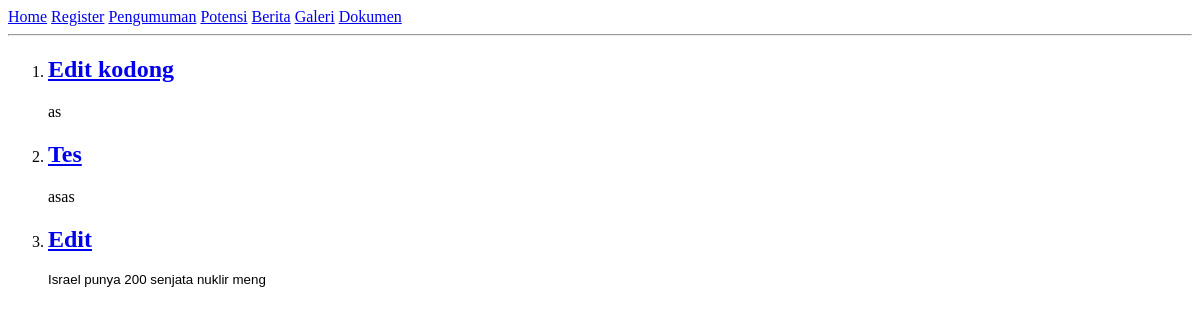
The app's page /news, older data.
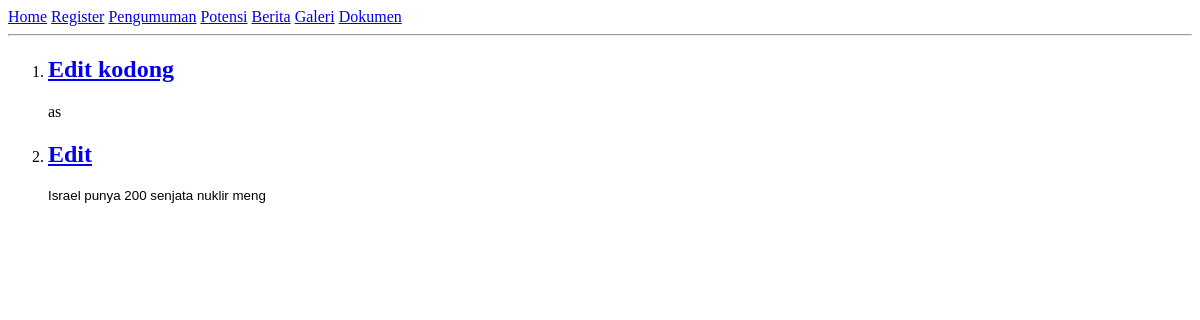
The same page, newer data.
### tables this page shows
CREATE TABLE `pengumuman` (
  `id` int(11) NOT NULL,
  `title` varchar(200) NOT NULL,
  `content` text NOT NULL,
  `foto` varchar(100) NOT NULL
);

### models/load_class.php (called while the page is built, shortened)
<?php
require_once('db.php');
	function autoload($class)
	{
		$namafile = $class.'.php';
	}
	try {
		$pengumuman = new pengumuman_model($db);
	} catch (Exception $e) {
		echo "Error".$e->getMessage()."\n";
	}
?>

### models/pengumuman_model.php (called while the page is built, shortened)
<?php
	class pengumuman_model
	{
		private $db;
		function __construct($database)
		{
			$this->db=$database;
		}
		public function getPengumuman()
		{
			$query = $this->db->prepare("SELECT * FROM `pengumuman`");
			try {
				$query->execute();
			} catch (PDOException $e) {
				die();
			}
			return $query->fetchAll(PDO::FETCH_ASSOC);
		}
	}
?>

### views/news.php (the view)
<?php
echo '<ol>';
$pengumuman = $pengumuman->getPengumuman();
foreach ($pengumuman as $a)
{
	echo'
	<li><a href="'.root.'pengumuman/v/'.$a['id'].'"><h2>'.$a['title'].'</a></h2>
	<p>'.substr($a['content'],0,100).'</p>
	';
}
?>

Row changes from the older to the newer data that the page shows:
removed pengumuman: title "Tes", content "asas"
